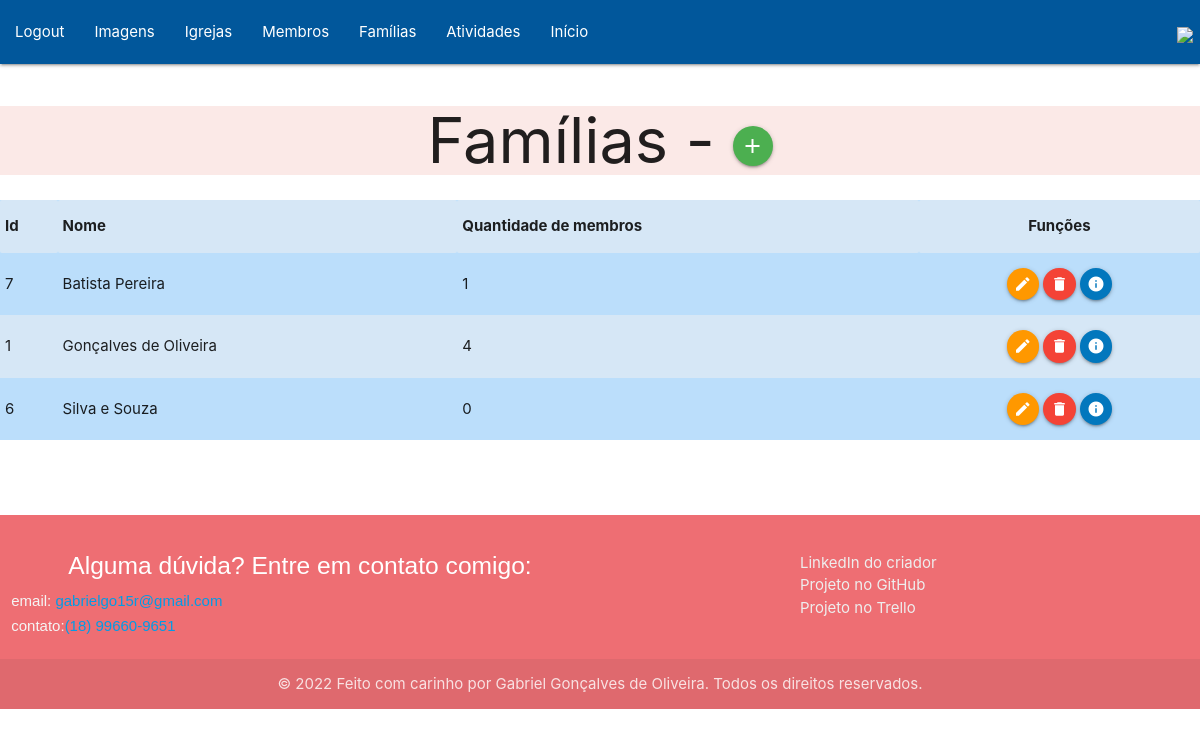
Screenshot of /pages/listaFamilias.php (signed in) with the database file from the repository.
### tables this page shows
CREATE TABLE `familia` (
  `id` int(10) NOT NULL,
  `nome` varchar(50) DEFAULT NULL,
  `qtd_membros` int(2) DEFAULT 0
);

### pages/listaFamilias.php (the view, shortened to what this page needs)
<?php
   include './../components/navbar.php';
   $sql = "select * from familia order by nome;";
   $pdo = conexao::conectar();
   $listaFamilias = $pdo->query($sql);
?>
<!DOCTYPE html>
<html lang="pt-br">
<head>
    <link rel="stylesheet" href="https://cdnjs.cloudflare.com/ajax/libs/materialize/1.0.0/css/materialize.min.css">
</head>
<body>
    <div class="deep-orange lighten-5">
    <h1>Famílias - <a class="btn-floating btn-big waves-effect waves-light green"
            onclick="JavaScript:location.href='formCadastroFamilias.php'">
            <i class="material-icons">add</i>
        </a></h1>
    </div>
    <div class="col s10">
        <table class="striped blue lighten-4">
            <tr>
                <th>Id</th>
                <th>Nome</th>
                <th>Quantidade de membros</th>
                <th class="center">Funções</th>
            </tr>
            <?php
                foreach($listaFamilias as $familia) {
            ?>
            <tr>
                <td><?php echo $familia['id']?> </td>
                <td><?php echo $familia['nome']?> </td>
                <td><?php echo $familia['qtd_membros']?> </td>
                <td class="center">
                    <a class="btn-floating btn-small waves-effect waves-light orange" onclick="JavaScript:location.href='formEdicaoFamilias.php?id=' +
                        <?php echo $familia['id'];?>">
                        <i class="material-icons">edit</i>
                    </a>
                    <a class="btn-floating btn-small waves-effect waves-light red"
                        onclick="JavaScript:remover(<?php echo $familia['id'];?>)">
                        <i class="material-icons">delete</i>
                    </a>
                    <a class="btn-floating btn-small waves-effect waves-light  light-blue darken-3" onclick="JavaScript:location.href='formInfoFamilia.php?id=' +
                        <?php echo $familia['id'];?>">
                        <i class="material-icons">info</i>
                    </a>
                </td>
                </tr>
            <?php } ?>
        </table>
    </div>
</body>
</html>
<?php include '../components/footer.php'?>

### styles/styles.css (style rules this page uses)
* { margin: 0 auto; padding: 0 auto; box-sizing: border-box; }
h1 { text-align: center; }

### rows the page displays
familia: id "7", nome "Batista Pereira", qtd_membros "1"
familia: id "1", nome "Gonçalves de Oliveira", qtd_membros "4"
familia: id "6", nome "Silva e Souza", qtd_membros "0"
